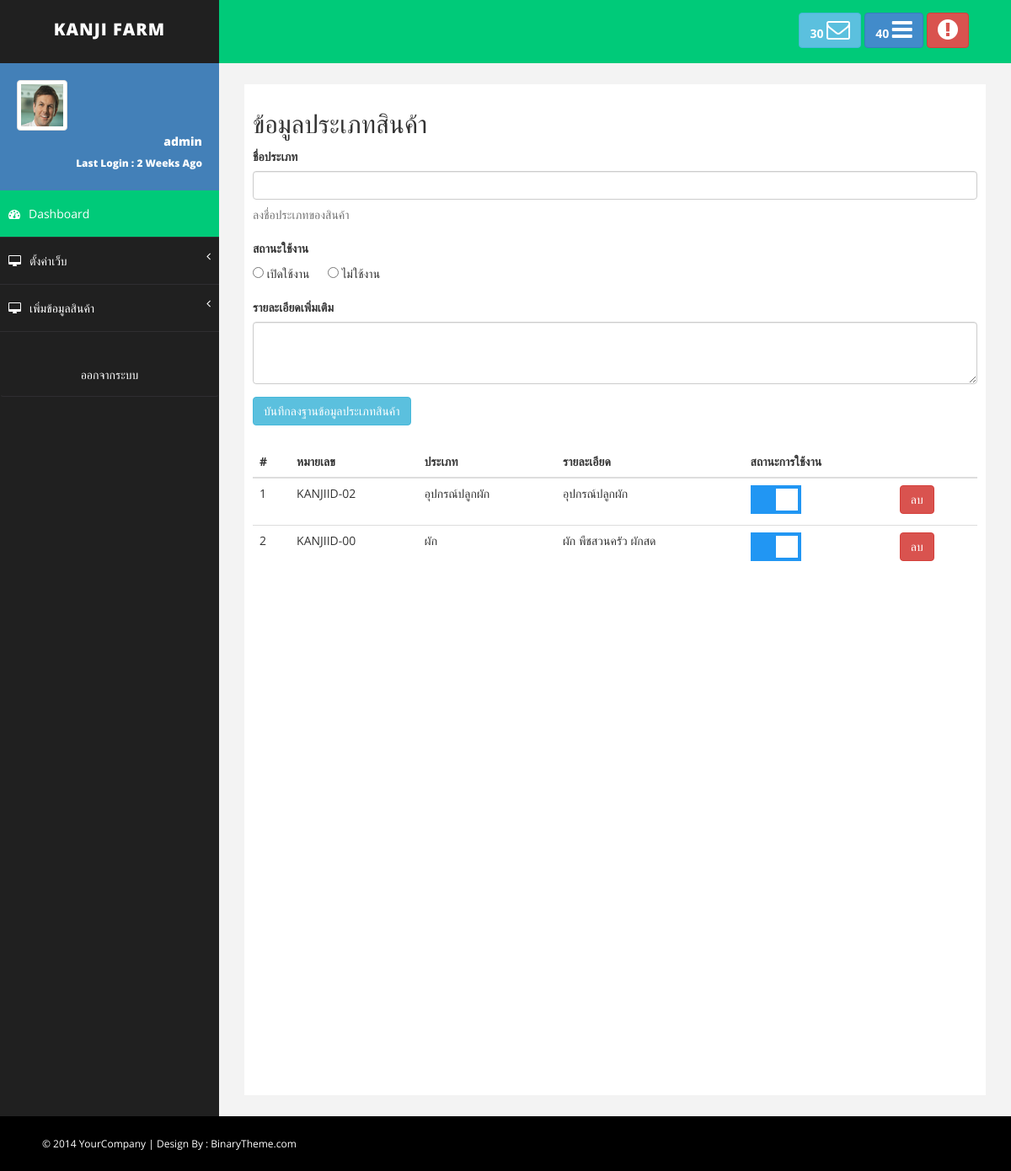
The app's page /backend_disc/admin/systems/form_product_type.php (signed in) with its own data.
### tables this page shows
CREATE TABLE `kanji_product_type` (
  `type_id` int(10) NOT NULL,
  `product_type_id` varchar(10) NOT NULL,
  `product_type_name` varchar(100) NOT NULL,
  `product_type_detail` varchar(500) NOT NULL,
  `sys_timestamp` timestamp NOT NULL DEFAULT current_timestamp(),
  `product_type_status` char(10) NOT NULL DEFAULT '1'
);

### services/class/Connection.php (called while the page is built, shortened)
<?php
class Connection {
		public $hostname 	= 'localhost';
		public $username 	= 'root';
		public $password	= '';
		public $dbname 		= 'atsamatd_atsamatd';
		public function openConnection(){
			try{
				$server = @$_SERVER['SERVER_NAME'];
				if($server == 'localhost'):
					$conn = new PDO("mysql:host=$this->hostname;dbname=$this->dbname;",$this->username,$this->password);
					$conn->setAttribute(PDO::ATTR_ERRMODE,PDO::ERRMODE_EXCEPTION);
				else:
					$conn = new PDO("mysql:host=$this->hostname;dbname=atsamatd_atsamatd;","atsamatd_root","atsamatd");
					$conn->setAttribute(PDO::ATTR_ERRMODE,PDO::ERRMODE_EXCEPTION);
				endif;
				return $this->pdo = $conn;
			}catch(PDOException $err){
				echo $err->getMessage();
			}
		}
}
?>

### backend_disc/admin/systems/form_product_type.php (the view, shortened to what this page needs)
<?php
    $connection = new Connection(true);
    $stmt_select = $connection->pdo->prepare("SELECT * FROM kanji_product_type WHERE ? ORDER BY sys_timestamp DESC");
    $stmt_select->execute(array('1=1'));
?>
<!DOCTYPE html>
<html xmlns="http://www.w3.org/1999/xhtml">
<head>
    <link href="assets/css/bootstrap.css" rel="stylesheet" />
    <link href="assets/css/font-awesome.css" rel="stylesheet" />
    <link href="assets/css/basic.css" rel="stylesheet" />
    <link href="assets/css/custom.css" rel="stylesheet" />
    <link href="./assets/css/switch.css" rel="stylesheet" type="text/css">
</head>
<body>
    <div id="wrapper">
     <?php include "./header-template.php"; ?>
      <?php include "./aside-template.php"; ?>
        <div id="page-wrapper">
            <div id="page-inner">
                <h2>ข้อมูลประเภทสินค้า</h2>
                <form role="form" action="./post_product_type.php" enctype="multipart/form-data" method="post">
                    <div class="form-group">
                        <label>ชื่อประเภท</label>
                        <input class="form-control" name="product_type_name" type="text">
                        <p class="help-block">ลงชื่อประเภทของสินค้า</p>
                    </div>
                    <div class="form-group">
                        <label>สถานะใช้งาน</label><br>
                        <input type="radio" name="product_type_status" id="product_type_status" value="1"> เปิดใช้งาน &emsp;
                        <input type="radio" name="product_type_status" id="product_type_status" value="0"> ไม่ใช้งาน
                    </div>
                    <div class="form-group">
                        <label>รายละเอียดเพิ่มเติม</label>
                        <textarea class="form-control" name="product_type_detail" rows="3"></textarea>
                    </div>
                    <button type="submit" name="process" value="insert_product" class="btn btn-info">บันทึกลงฐานข้อมูลประเภทสินค้า</button>
                </form>
                <br>
                <div class="row">
                    <div class="col-md-12">
                        <table class="table">
                            <thead>
                                <tr>
                                    <th>#</th>
                                    <th>หมายเลข</th>
                                    <th>ประเภท</th>
                                    <th>รายละเอียด</th>
                                    <th>สถานะการใช้งาน</th>
                                    <th/</th>
                                </tr>
                            </thead>
                            <tbody id="app">
                                <?php
                                    $i = 1;
                                    while($r = $stmt_select->fetch(PDO::FETCH_ASSOC)):
                                ?>
                                <tr>
                                    <td><?php echo $i++ ?></td>
                                    <td><?php echo $r['product_type_id'] ?></td>
                                    <td><?php echo $r['product_type_name']; ?></td>
                                    <td><?php echo $r['product_type_detail']; ?></td>
                                    <td>
                                        <label class="switch">
                                            <span class="slider"></span>
                                        </label>
                                    </td>
                                    <td>
                                        <a class="btn btn-danger" href="./services/delete.php?process=product_type&id=<?php echo $r['type_id']; ?>&option=delete">ลบ</a>
                                    </td>
                                </tr>
                                <?php endwhile; ?>
                            </tbody>
                        </table>
                    </div>
                </div>
            </div>
        </div>
    </div>
   <?php include "./footer-template.php"; ?>
</body>
</html>

### backend_disc/admin/systems/assets/css/basic.css (style rules this page uses)
body { font-family: 'Open Sans', sans-serif; line-height:25px; }
#wrapper { width: 100%; background: #202020; }
#page-wrapper { padding: 15px 15px; min-height: 600px; background: #F3F3F3; }
#page-inner { width: 100%; margin: 10px 20px 10px 0px; background-color: #fff!important; padding: 10px; min-height: 1200px; }
@media (min-width:768px) { #page-wrapper { margin: 0 0 0 260px; padding: 15px 30px; min-height: 1200px; } }

### backend_disc/admin/systems/assets/css/switch.css (style rules this page uses)
.switch { position: relative; display: inline-block; width: 60px; height: 34px; }
.slider { position: absolute; cursor: pointer; top: 0; left: 0; right: 0; bottom: 0; background-color: #ccc; -webkit-transition: .4s; transition: .4s; }
.slider:before { position: absolute; content: ""; height: 26px; width: 26px; left: 4px; bottom: 4px; background-color: white; -webkit-transition: .4s; transition: .4s; }
input:checked + .slider { background-color: #2196F3; }
input:checked + .slider:before { -webkit-transform: translateX(26px); -ms-transform: translateX(26px); transform: translateX(26px); }

### records on screen
kanji_product_type: product_type "KANJIID-02", product_type_name "อุปกรณ์ปลูกผัก", product_type_detail "อุปกรณ์ปลูกผัก"
kanji_product_type: product_type "KANJIID-00", product_type_name "ผัก", product_type_detail "ผัก พืชสวนครัว ผักสด"
